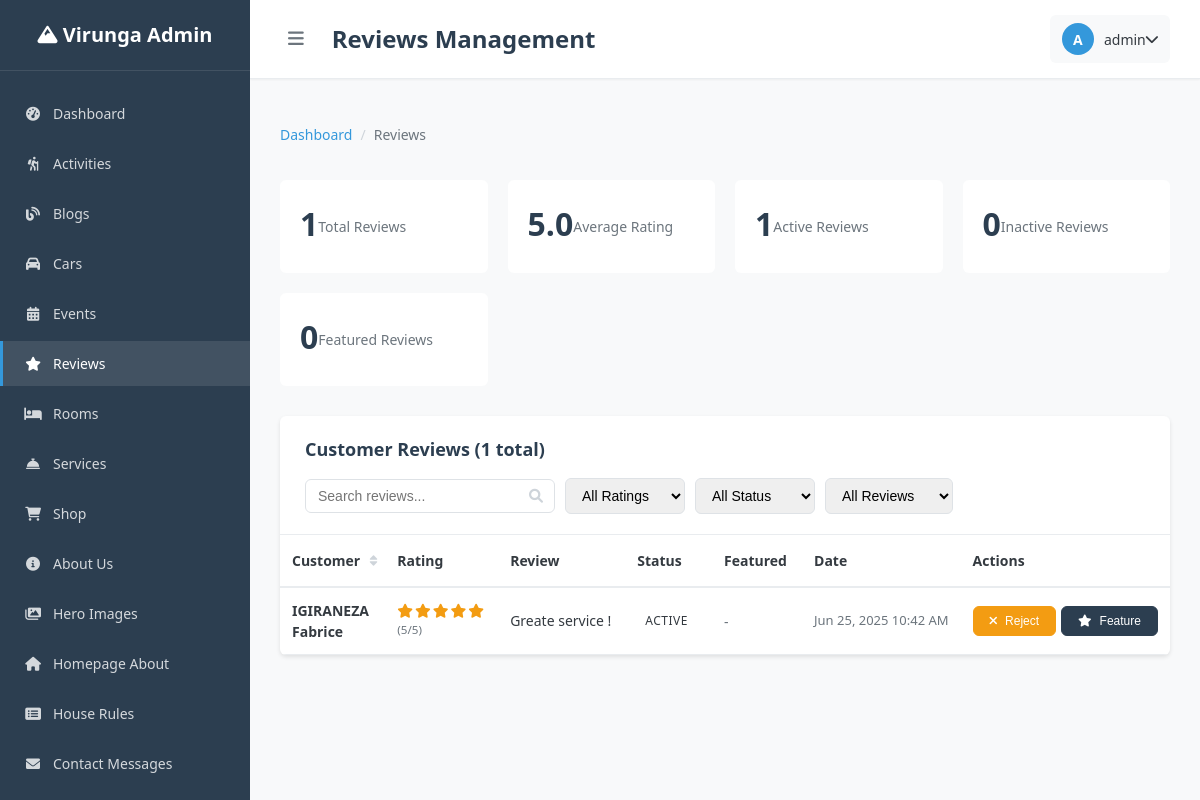
Page /admin/pages/reviews/index.php (signed in) on the committed database.
### tables this page shows
CREATE TABLE `reviews` (
  `id` int(11) NOT NULL,
  `name` varchar(255) NOT NULL,
  `customer_name` varchar(255) DEFAULT NULL,
  `rating` int(11) NOT NULL,
  `review_content` text NOT NULL,
  `is_featured` tinyint(1) DEFAULT 0,
  `is_active` tinyint(1) DEFAULT 1,
  `status` enum('approved','pending','rejected') DEFAULT 'pending',
  `created_at` timestamp NOT NULL DEFAULT current_timestamp(),
  `updated_at` timestamp NOT NULL DEFAULT current_timestamp() ON UPDATE current_timestamp()
);

### admin/backend/api/utils/auth_middleware.php (called while the page is built, shortened)
<?php
function isAuthenticated() {
    return isset($_SESSION['admin_user_id']) &&
           isset($_SESSION['admin_username']) &&
           !empty($_SESSION['admin_user_id']);
}
function getCurrentUser() {
    require_once __DIR__ . '/../../database/connection.php';
    $user_id = $_SESSION['admin_user_id'];
    $query = "SELECT id, username, email, full_name, role, status, last_login
              FROM admin_users
              WHERE id = ? AND status = 'active'";
    $user = getSingleRow($query, 'i', [$user_id]);
    return $user;
}
?>

### admin/backend/database/connection.php (called while the page is built, shortened)
<?php
$conn = null;
function getConnection() {
    global $conn;
    if ($conn && !$conn->connect_error) {
        return $conn;
    }
    $db_config = [
        'host' => 'localhost',
        'username' => 'root',
        'password' => '',
        'database' => 'homestay',
        'charset' => 'utf8mb4'
    ];
    $conn = new mysqli(
        $db_config['host'],
        $db_config['username'],
        $db_config['password'],
        $db_config['database']
    );
    $conn->query("SET sql_mode = 'STRICT_TRANS_TABLES,ERROR_FOR_DIVISION_BY_ZERO,NO_AUTO_CREATE_USER,NO_ENGINE_SUBSTITUTION'");
    return $conn;
}
function executeQuery($query, $types = '', $params = []) {
    $conn = getConnection();
    $stmt = $conn->prepare($query);
    if (!empty($params)) {
        $stmt->bind_param($types, ...$params);
    }
    if (!$stmt->execute()) {
        error_log("Query execution failed: " . $stmt->error);
        return false;
    }
    $result = $stmt->get_result();
    return $result;
}
function getSingleRow($query, $types = '', $params = []) {
    $result = executeQuery($query, $types, $params);
    if ($result && $result->num_rows > 0) {
        return $result->fetch_assoc();
    }
    return null;
}
function getMultipleRows($query, $types = '', $params = []) {
    $result = executeQuery($query, $types, $params);
    $rows = [];
    if ($result) {
        while ($row = $result->fetch_assoc()) {
            $rows[] = $row;
        }
    }
    return $rows;
}
?>

### admin/pages/reviews/index.php (the view, shortened to what this page needs)
<?php
require_once '../../backend/api/utils/auth_middleware.php';
require_once '../../backend/database/connection.php';
require_once '../../backend/api/utils/helpers.php';
$current_user = getCurrentUser();
$page = isset($_GET['page']) ? max(1, intval($_GET['page'])) : 1;
$limit = 10;
$offset = ($page - 1) * $limit;
$search = isset($_GET['search']) ? trim($_GET['search']) : '';
$where_conditions = [];
$params = [];
$param_types = '';
$where_clause = !empty($where_conditions) ? 'WHERE ' . implode(' AND ', $where_conditions) : '';
$count_query = "SELECT COUNT(*) as total FROM reviews $where_clause";
$total_result = !empty($params) ? getSingleRow($count_query, $param_types, $params) : getSingleRow($count_query);
$total_records = $total_result['total'] ?? 0;
$query = "SELECT id, name, rating, review_content, is_active, is_featured, created_at, updated_at
          FROM reviews
          $where_clause
          ORDER BY created_at DESC
          LIMIT $limit OFFSET $offset";
$reviews = !empty($params) ? getMultipleRows($query, $param_types, $params) : getMultipleRows($query);
$stats_query = "SELECT
    COUNT(*) as total_reviews,
    AVG(rating) as avg_rating,
    COUNT(CASE WHEN is_active = 1 THEN 1 END) as approved_reviews,
    COUNT(CASE WHEN is_active = 0 THEN 1 END) as pending_reviews,
    COUNT(CASE WHEN is_featured = 1 THEN 1 END) as featured_reviews
    FROM reviews";
$stats = getSingleRow($stats_query);
$breadcrumbs = [
    ['title' => 'Dashboard', 'url' => '../dashboard.php'],
    ['title' => 'Reviews', 'url' => '']
];
?>
<!DOCTYPE html>
<html lang="en">
<head>
    <link rel="stylesheet" href="../../assets/css/dashboard.css">
    <link rel="stylesheet" href="../../assets/css/components.css">
    <link rel="stylesheet" href="../../assets/css/tables.css">
    <link rel="stylesheet" href="../../assets/css/forms.css">
    <link rel="stylesheet" href="https://cdnjs.cloudflare.com/ajax/libs/font-awesome/6.0.0/css/all.min.css">
</head>
<body>
    <div class="admin-wrapper">
        <?php include '../includes/sidebar.php'; ?>
        <main class="admin-main">
            <header class="admin-header">
                <div class="header-left">
                    <button class="sidebar-toggle">
                        <i class="fas fa-bars"></i>
                    </button>
                    <h1 class="page-title">Reviews Management</h1>
                </div>
                <div class="header-right">
                    <div class="user-dropdown">
                        <div class="user-info">
                            <div class="user-avatar">
                                <?= strtoupper(substr($current_user['username'], 0, 1)) ?>
                            </div>
                            <span class="user-name"><?= htmlspecialchars($current_user['username']) ?></span>
                            <i class="fas fa-chevron-down"></i>
                        </div>
                    </div>
                </div>
            </header>
            <div class="admin-content">
                <?= generateBreadcrumb($breadcrumbs) ?>
                <div class="stats-cards">
                    <div class="stat-card">
                        <div class="stat-number"><?= number_format($stats['total_reviews']) ?></div>
                        <div class="stat-label">Total Reviews</div>
                    </div>
                    <div class="stat-card">
                        <div class="stat-number"><?= number_format($stats['avg_rating'], 1) ?></div>
                        <div class="stat-label">Average Rating</div>
                    </div>
                    <div class="stat-card">
                        <div class="stat-number"><?= number_format($stats['approved_reviews']) ?></div>
                        <div class="stat-label">Active Reviews</div>
                    </div>
                    <div class="stat-card">
                        <div class="stat-number"><?= number_format($stats['pending_reviews']) ?></div>
                        <div class="stat-label">Inactive Reviews</div>
                    </div>
                    <div class="stat-card">
                        <div class="stat-number"><?= number_format($stats['featured_reviews']) ?></div>
                        <div class="stat-label">Featured Reviews</div>
                    </div>
                </div>
                <div class="table-container">
                    <div class="table-header">
                        <h2 class="table-title">Customer Reviews (<?= $total_records ?> total)</h2>
                        <div class="table-actions">
                            <div class="table-search">
                                <input type="text" placeholder="Search reviews..." value="<?= htmlspecialchars($search) ?>" id="search-input">
                                <i class="fas fa-search"></i>
                            </div>
                            <select class="filter-select" id="rating-filter">
                                <option value="">All Ratings</option>
                            </select>
                            <select class="filter-select" id="status-filter">
                                <option value="">All Status</option>
                            </select>
                            <select class="filter-select" id="featured-filter">
                                <option value="">All Reviews</option>
                            </select>
                        </div>
                    </div>
                    <?php if (empty($reviews)): ?>
                        <div class="table-empty">
                            <i class="fas fa-star"></i>
                            <h3>No Reviews Found</h3>
                            <p>No reviews match your current search criteria.</p>
                            <p class="text-muted">Reviews will appear here when customers submit them.</p>
                        </div>
                    <?php else: ?>
                        <table class="data-table">
                            <thead>
                                <tr>
                                    <th class="sortable">Customer</th>
                                    <th width="120">Rating</th>
                                    <th width="300">Review</th>
                                    <th width="100">Status</th>
                                    <th width="100">Featured</th>
                                    <th width="150">Date</th>
                                    <th width="180">Actions</th>
                                </tr>
                            </thead>
                            <tbody>
                                <?php foreach ($reviews as $review): ?>
                                    <tr>
                                        <td>
                                            <strong><?= htmlspecialchars($review['name'] ?? 'Unknown') ?></strong>
                                        </td>
                                        <td>
                                            <div class="rating-stars">
                                                <?php for ($i = 1; $i <= 5; $i++): ?>
                                                    <i class="fas fa-star <?= $i <= ($review['rating'] ?? 0) ? '' : 'empty' ?>"></i>
                                                <?php endfor; ?>
                                            </div>
                                            <small class="text-muted">(<?= $review['rating'] ?? 0 ?>/5)</small>
                                        </td>
                                        <td>
                                            <div class="review-text">
                                                <?= htmlspecialchars(truncateText($review['review_content'] ?? '', 150)) ?>
                                            </div>
                                        </td>
                                        <td>
                                            <?php if ($review['is_active']): ?>
                                                <span class="status-badge approved">Active</span>
                                            <?php else: ?>
                                                <span class="status-badge pending">Inactive</span>
                                            <?php endif; ?>
                                        </td>
                                        <td>
                                            <?php if ($review['is_featured']): ?>
                                                <span class="featured-badge">Featured</span>
                                            <?php else: ?>
                                                <span class="text-muted">-</span>
                                            <?php endif; ?>
                                        </td>
                                        <td class="table-date">
                                            <?= formatDateTime($review['created_at'] ?? '') ?>
                                        </td>
                                        <td class="table-actions-cell">
                                            <div class="quick-actions">
                                                <?php if (!$review['is_active']): ?>
                                                    <button class="btn btn-sm btn-success"
                                                            onclick="quickAction(<?= $review['id'] ?>, 'approve')"
                                                            title="Approve Review">
                                                        <i class="fas fa-check"></i> Approve
                                                    </button>
                                                <?php else: ?>
                                                    <button class="btn btn-sm btn-warning"
                                                            onclick="quickAction(<?= $review['id'] ?>, 'reject')"
                                                            title="Reject Review">
                                                        <i class="fas fa-times"></i> Reject
                                                    </button>
                                                <?php endif; ?>
                                                <?php if ($review['is_active']): ?>
                                                    <?php if (!$review['is_featured']): ?>
                                                        <button class="btn btn-sm btn-primary"
                                                                onclick="quickAction(<?= $review['id'] ?>, 'feature')"
                                                                title="Feature Review">
                                                            <i class="fas fa-star"></i> Feature
                                                        </button>
                                                    <?php endif; ?>
                                                <?php endif; ?>
                                            </div>
                                        </td>
                                    </tr>
                                <?php endforeach; ?>
                            </tbody>
                        </table>
                    <?php endif; ?>
                </div>
            </div>
        </main>
    </div>
</body>
</html>

### rows in the picture
reviews: name "IGIRANEZA Fabrice", rating "5", review_content "Greate service !", is_active "ACTIVE", created_at "Jun 25, 2025 10:42 AM"

### other values in the picture
substr($current_user['username'], 0, 1) "A"
$current_user['username'] "admin"
$crumb['title'] "Dashboard"
$crumb['title'] "Reviews"
$stats['total_reviews'] "1"
$stats['avg_rating'] "5.0"
$stats['approved_reviews'] "1"
$stats['pending_reviews'] "0"
$stats['featured_reviews'] "0"
$total_records "1"
